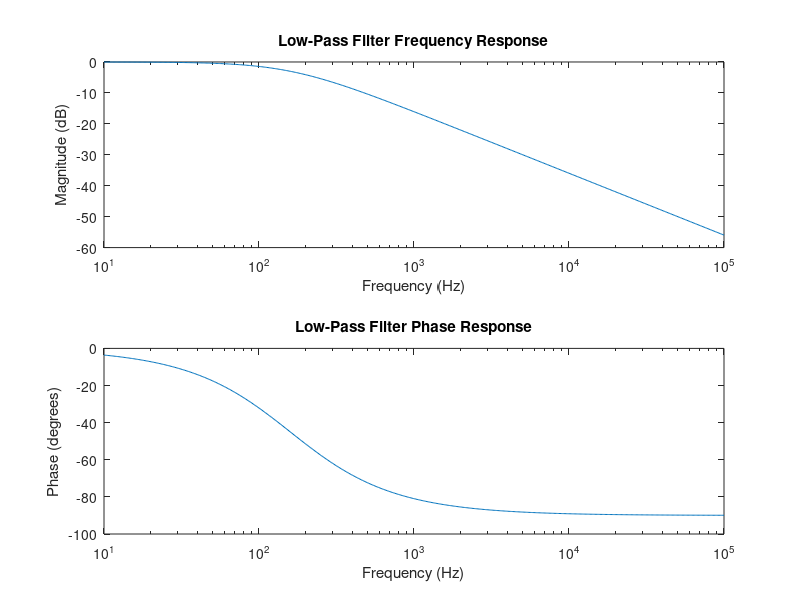

This figure's MATLAB source:
% Parameters
R = 1e3; % 1 kOhm
C = 1e-6; % 1 uF
wc = 1/(R*C); % Cutoff angular frequency
f_c = wc / (2*pi); % Cutoff frequency in Hz

% Frequency range for plotting
f = logspace(1, 5, 500); % Frequency range from 10 Hz to 100 kHz
omega = 2 * pi * f; % Angular frequency

% Low-Pass Filter Transfer Function H(s) = 1 / (RCs + 1)
H_lpf = 1 ./ (1 + 1j * omega * R * C);

% Plot Frequency Response (Magnitude and Phase)
figure;
subplot(2,1,1);
semilogx(f, 20*log10(abs(H_lpf))); % Magnitude in dB
title('Low-Pass Filter Frequency Response');
xlabel('Frequency (Hz)');
ylabel('Magnitude (dB)');

subplot(2,1,2);
semilogx(f, angle(H_lpf) * (180/pi)); % Phase in degrees
title('Low-Pass Filter Phase Response');
xlabel('Frequency (Hz)');
ylabel('Phase (degrees)');
